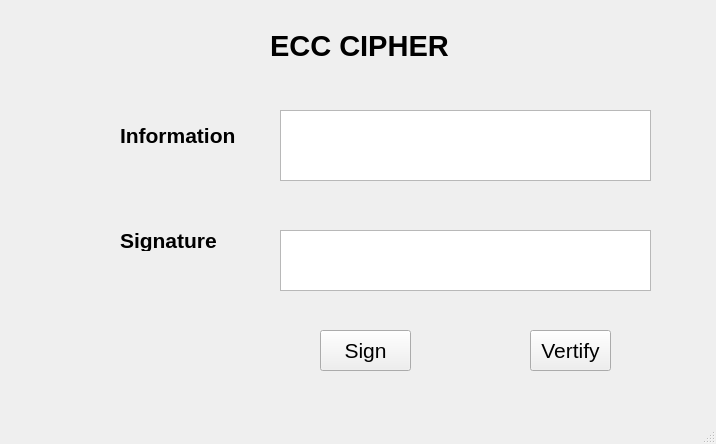
<?xml version="1.0" encoding="UTF-8"?>
<ui version="4.0">
 <class>MainWindow</class>
 <widget class="QMainWindow" name="MainWindow">
  <property name="geometry">
   <rect>
    <x>0</x>
    <y>0</y>
    <width>716</width>
    <height>444</height>
   </rect>
  </property>
  <property name="windowTitle">
   <string>MainWindow</string>
  </property>
  <widget class="QWidget" name="centralwidget">
   <widget class="QPushButton" name="pushButton">
    <property name="geometry">
     <rect>
      <x>320</x>
      <y>330</y>
      <width>91</width>
      <height>41</height>
     </rect>
    </property>
    <property name="font">
     <font>
      <pointsize>16</pointsize>
     </font>
    </property>
    <property name="text">
     <string>Sign</string>
    </property>
   </widget>
   <widget class="QPushButton" name="pushButton_2">
    <property name="geometry">
     <rect>
      <x>530</x>
      <y>330</y>
      <width>81</width>
      <height>41</height>
     </rect>
    </property>
    <property name="font">
     <font>
      <pointsize>16</pointsize>
     </font>
    </property>
    <property name="text">
     <string>Vertify</string>
    </property>
   </widget>
   <widget class="QLabel" name="label">
    <property name="geometry">
     <rect>
      <x>270</x>
      <y>20</y>
      <width>181</width>
      <height>51</height>
     </rect>
    </property>
    <property name="font">
     <font>
      <pointsize>22</pointsize>
      <weight>75</weight>
      <bold>true</bold>
     </font>
    </property>
    <property name="text">
     <string>ECC CIPHER</string>
    </property>
   </widget>
   <widget class="QLabel" name="label_2">
    <property name="geometry">
     <rect>
      <x>120</x>
      <y>120</y>
      <width>131</width>
      <height>31</height>
     </rect>
    </property>
    <property name="font">
     <font>
      <pointsize>16</pointsize>
      <weight>75</weight>
      <bold>true</bold>
     </font>
    </property>
    <property name="text">
     <string>Information</string>
    </property>
   </widget>
   <widget class="QLabel" name="label_3">
    <property name="geometry">
     <rect>
      <x>120</x>
      <y>230</y>
      <width>111</width>
      <height>21</height>
     </rect>
    </property>
    <property name="font">
     <font>
      <pointsize>16</pointsize>
      <weight>75</weight>
      <bold>true</bold>
     </font>
    </property>
    <property name="text">
     <string>Signature</string>
    </property>
   </widget>
   <widget class="QTextEdit" name="textEdit">
    <property name="geometry">
     <rect>
      <x>280</x>
      <y>110</y>
      <width>371</width>
      <height>71</height>
     </rect>
    </property>
   </widget>
   <widget class="QTextEdit" name="textEdit_2">
    <property name="geometry">
     <rect>
      <x>280</x>
      <y>230</y>
      <width>371</width>
      <height>61</height>
     </rect>
    </property>
   </widget>
  </widget>
  <widget class="QMenuBar" name="menubar">
   <property name="geometry">
    <rect>
     <x>0</x>
     <y>0</y>
     <width>716</width>
     <height>21</height>
    </rect>
   </property>
  </widget>
  <widget class="QStatusBar" name="statusbar"/>
 </widget>
 <resources/>
 <connections/>
</ui>
